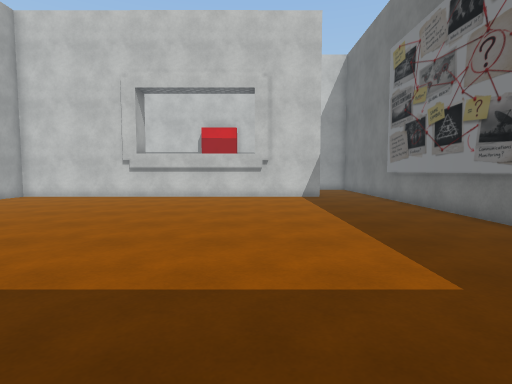
[1] (above)

16 first-person views from a walk through a 3-D level made in the Unity game engine. The camera is 1.4 m above the floor, tilts 4° down and sees 80° across. The floor is counted in squares, 1 m on a side. Each view is taken from the middle of a square. On the plan, view 1 faces up. The plan holds only what a view shows up to about 14 squares ahead; the rest is blank. The place goes on beyond the plan. The player is left out. Some surface patterns are stand-ins.

[2]
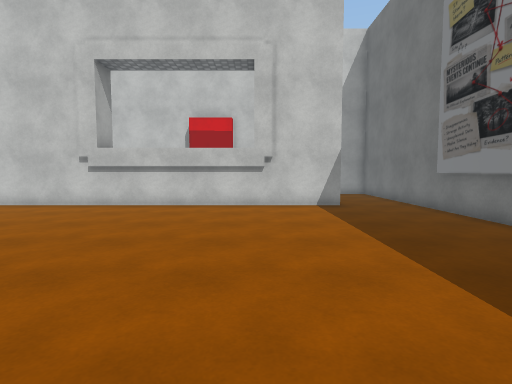

[3]
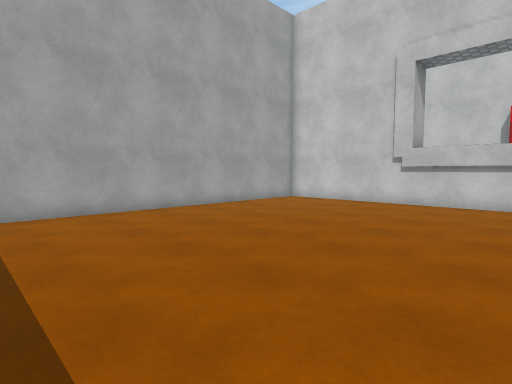

[4]
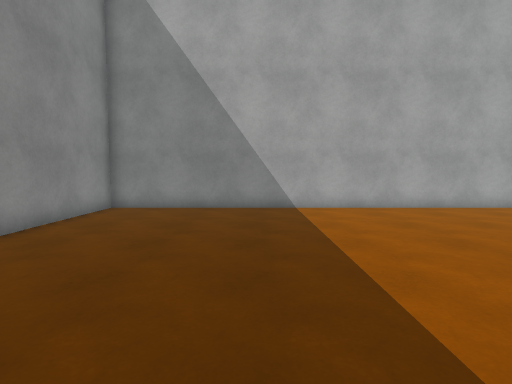

[5]
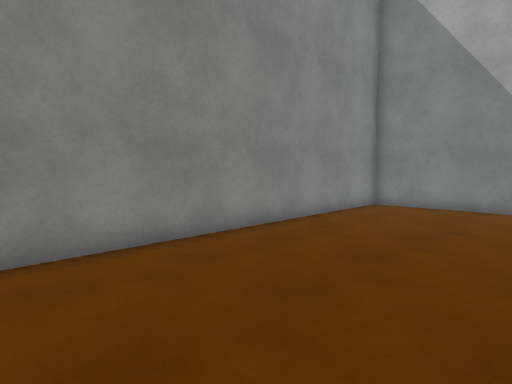

[6]
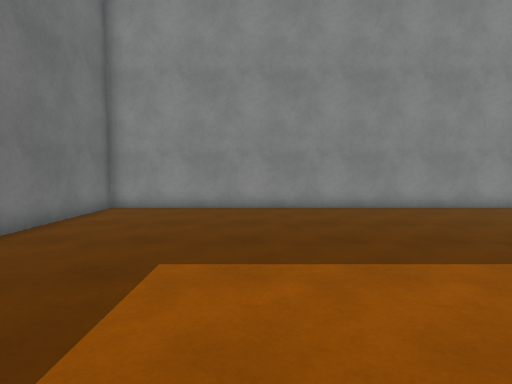

[7]
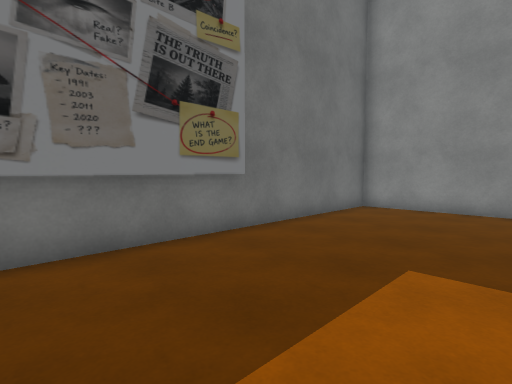

[8]
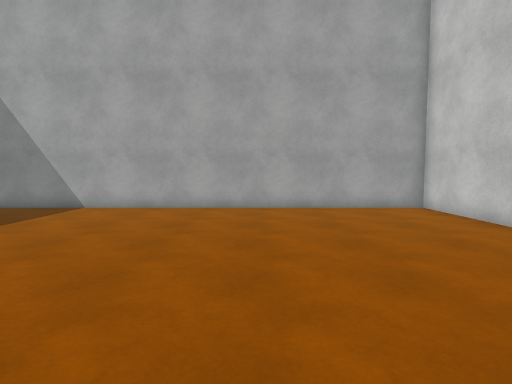

[9]
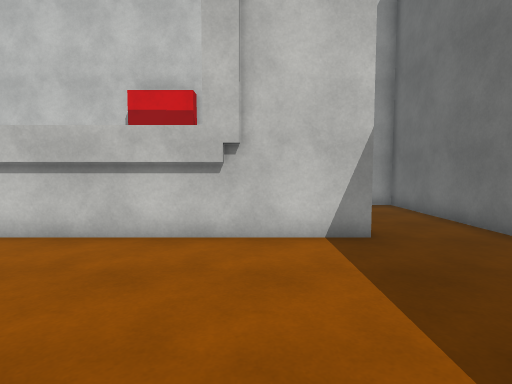

[10]
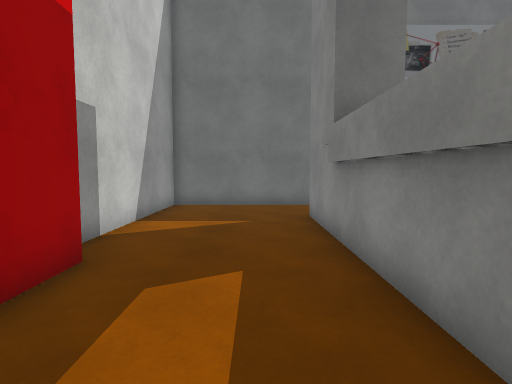

[11]
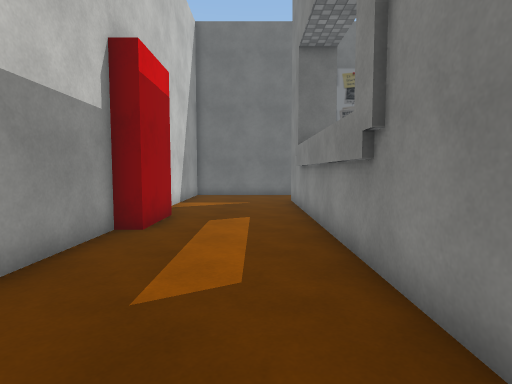

[12]
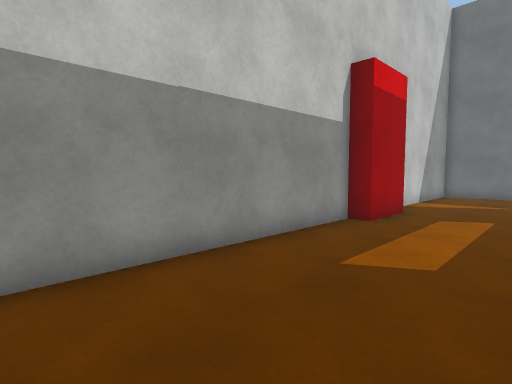

[13]
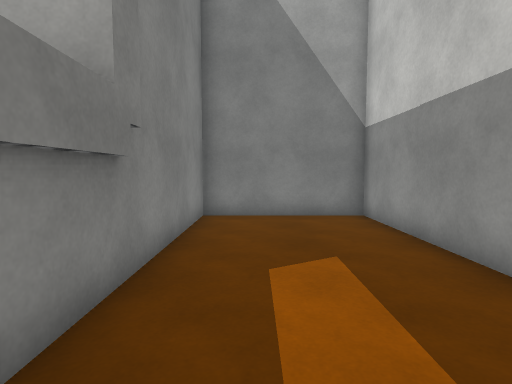

[14]
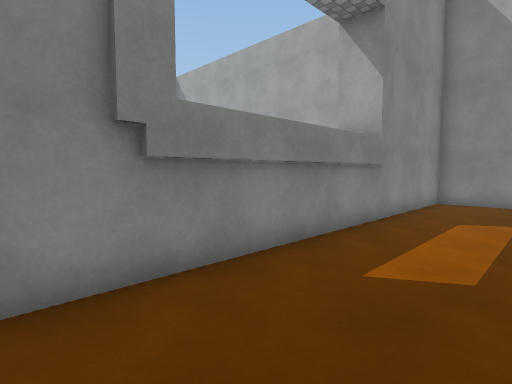

[15]
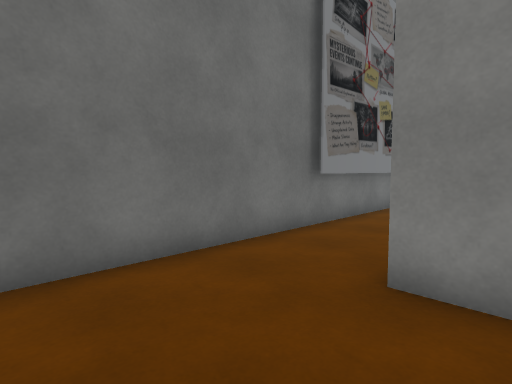

[16]
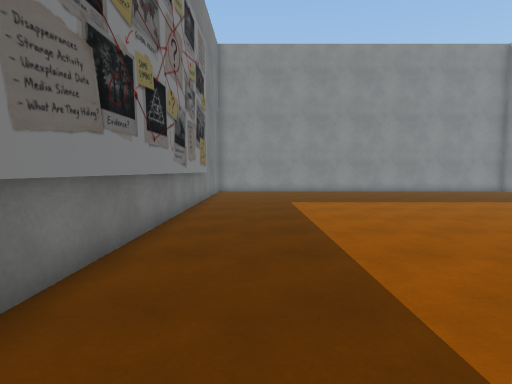

### Floor plan
Points are (right, up) in squares from view 1. A wall is a line through its corners. A room is listed if a view was taken in it or the views show most of it. See-through windows are left out.
Room 1 (views 1, 2, 3, 4, 5, 6, 7, 8, 9)
walls: (6.2, 3.1) (6.2, 14.6); (0.4, 16.2) (-6.8, 16.2); (3.5, 16.3) (-12.5, 16.3) (-12.5, -3.5) (6.5, -3.5) (6.5, 14.4)
ways out: opening at (4.5, 15.5) to room 2
Room 2 (views 10, 11, 12, 13, 14, 15, 16)
walls: (-1.2, 21.7) (-3.8, 21.7); (-3.8, 22.4) (-12.5, 22.4) (-12.5, 17.3) (3.5, 17.3); (-6.8, 17.5) (0.4, 17.5); (6.5, 14.4) (6.5, 22.4) (-0.2, 22.4)
ways out: opening at (4.5, 15.5) to room 1

Where each view was taken, in squares from view 1:
view 1: 0 up, 0 right, facing up
view 2: 4 up, 0 right, facing up
view 3: 3 up, 2 left, facing up-left
view 4: 2 up, 1 left, facing left
view 5: 2 up, 0 right, facing down-left
view 6: 8 up, 1 right, facing down
view 7: 8 up, 1 right, facing down-right
view 8: 10 up, 1 left, facing left
view 9: 10 up, 1 right, facing up
view 10: 19 up, 6 left, facing right
view 11: 19 up, 11 left, facing right
view 12: 18 up, 12 left, facing up-right
view 13: 19 up, 3 left, facing left
view 14: 21 up, 2 right, facing down-left
view 15: 21 up, 2 right, facing down-right
view 16: 17 up, 4 right, facing down
